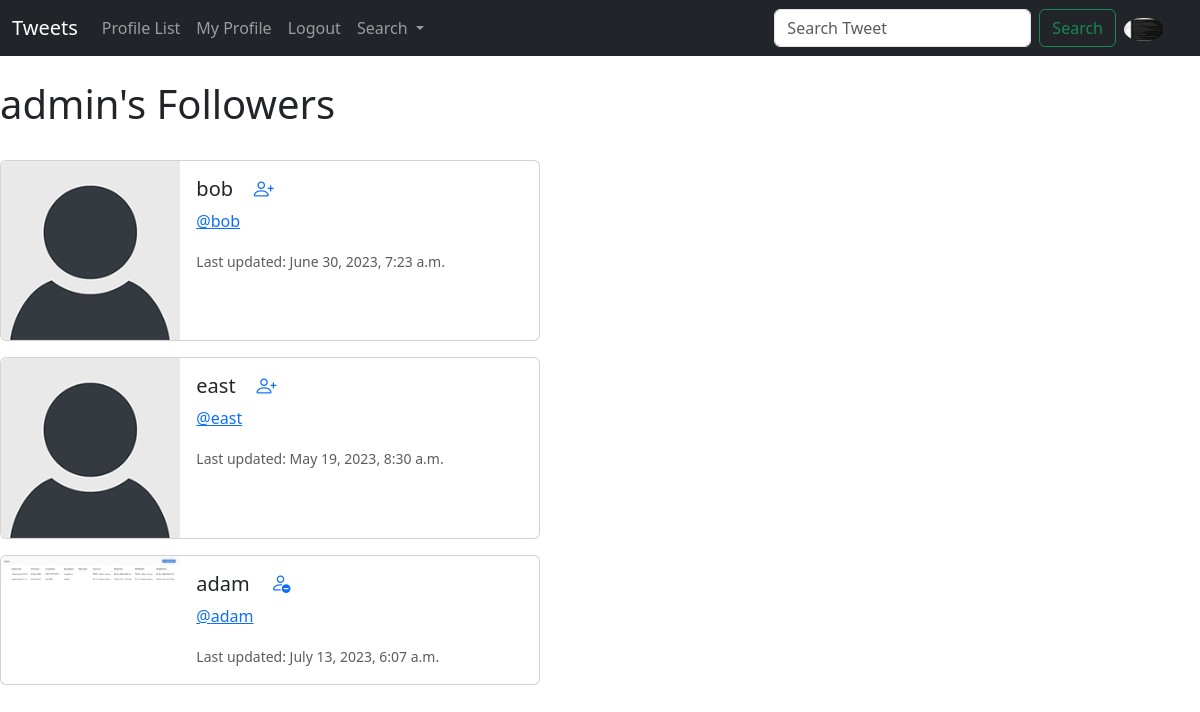
Page /profile/followers/1 (signed in) on the committed database.
### tweet/models.py (models this page shows, shortened)
class Profile(models.Model):
    user = models.OneToOneField(User, on_delete=models.CASCADE)
    follows = models.ManyToManyField(
        "self",
        related_name="followed_by",
        symmetrical=False,
        blank=True
    )
    date_modified = models.DateTimeField(User, auto_now=True)
    profile_image = models.ImageField(null=True, blank=True, upload_to='images/')
    profile_bio = models.CharField(null=True, blank=True, max_length=500)
    homepage_link = models.CharField(null=True, blank=True, max_length=100)
    facebook_link = models.CharField(null=True, blank=True, max_length=100)
    instagram_link = models.CharField(null=True, blank=True, max_length=100)
    linkedin_link = models.CharField(null=True, blank=True, max_length=100)

### tweet/views.py (the view)
# urls.py: path('profile/followers/<int:pk>', views.followers, name='followers'),
def followers(request, pk):
    if request.user.is_authenticated:
        if request.user.id == pk:
            profiles = Profile.objects.get(user_id = pk)
            return render(request, 'tweet/followers.html',{'profiles':profiles})
        else:
            messages.warning(request, "You can't access other user followers")
            return redirect('home')
    else:
        messages.warning(request, "You must be logged in to continue...")
        return redirect('login')

### templates/tweet/followers.html (shortened to what this page needs)
{% extends 'base.html' %}
{% load static %}
{% block content %}
<h1>{{request.user.username}}'s Followers</h1>
<br>
{% if profiles %}
{% for profile in profiles.followed_by.all %}
<div class="card mb-3" style="max-width: 540px;">
    <div class="row g-0">
      <div class="col-md-4">
        {% if profile.profile_image %}
          <img src="{{profile.profile_image.url}}" alt="{{profile.user.username}}" width="200" height="200" class="img-fluid rounded-start">
        {% else %}
          <img src="{% static 'images/default_profile_pic.png' %}" class="img-fluid rounded-start" alt="Default profile pic">
        {% endif %}
      </div>
      <div class="col-md-8">
        <div class="card-body">
          <h5 class="card-title">{{profile.user.username}}
            {% if profile in profiles.follows.all %}
                <a href="{% url 'unfollow' profile.user.id %}"><i class="bi bi-person-dash"></i></a>
                {% else %}
                <a href="{% url 'follow' profile.user.id %}"><i class="bi bi-person-plus"></i></a>
            {% endif %}
          </h5>
          <p class="card-text"><a href="{% url 'profile' profile.user.id %}">@{{profile.user.username}}</a></p>
          <p class="card-text"><small class="text-body-secondary">Last updated: {{profile.date_modified}}</small></p>
        </div>
      </div>
    </div>
  </div>
{% endfor %}
{% endif %}
{% endblock content %}

### templates/includes/navbar.html (shortened to what this page needs)
{% load static %}
<nav class="navbar navbar-expand-lg bg-dark navbar-dark">
    <div class="container-fluid">
      <a class="navbar-brand" href="{% url 'home' %}">Tweets</a>
      <div class="collapse navbar-collapse" id="navbarSupportedContent">
        <ul class="navbar-nav me-auto mb-2 mb-lg-0">
          <li class="nav-item">
            <a class="nav-link" href="{% url 'profile_list' %}">Profile List</a>
          </li>
          {% if request.user.is_authenticated %}
          <li class="nav-item">
            <a class="nav-link" href="{% url 'profile' request.user.id %}">My Profile</a>
          </li>
          <li class="nav-item">
            <a class="nav-link" href="{% url 'logout' %}">Logout</a>
          </li>
          {% endif %}
          <li class="nav-item dropdown">
            <a class="nav-link dropdown-toggle" href="#" id="navbarDropdown" role="button" data-bs-toggle="dropdown" aria-expanded="false">
              Search
            </a>
          </li>
        </ul>
        {% if '/profile_list/' in request.path or '/search_user/' in request.path %}
          <form method = "POST" class="d-flex" action="{% url 'search_user' %}">
            {% csrf_token %}
            <input class="form-control me-2" type="search" placeholder="Search User" aria-label="Search" name="search">
            <button class="btn btn-outline-success" type="submit">Search</button>
          </form>
        {% else %}
          <form method = "POST" class="d-flex" action="{% url 'search' %}">
            <input class="form-control me-2" type="search" placeholder="Search Tweet" aria-label="Search" name="search">
            <button class="btn btn-outline-success" type="submit">Search</button>
          </form>
        {% endif %}
        {% if user.is_authenticated %}
          <ul class="navbar-nav ml-auto">
            <li class="nav-link navbar-brand">
              <a href="{% url 'profile' request.user.id %}">
                {% if user.profile.profile_image %}
                <img src="{{user.profile.profile_image.url}}" alt="" class="rounded-circle" width=40>
                {% else %}
                <img src="{% static 'images/default_profile_pic.png' %}" alt="" class="rounded-circle" width=40>
                {% endif %}
              </a>
            </li>
          </ul>
        {% endif %}
      </div>
    </div>
  </nav>

### rows in the picture
Profile: user.username "bob", date_modified "June 30, 2023, 7:23 a.m."
Profile: user.username "east", date_modified "May 19, 2023, 8:30 a.m."
Profile: profile_image (picture), user.username "adam", date_modified "July 13, 2023, 6:07 a.m."

### other values in the picture
{{ request.user.username }} "admin"
